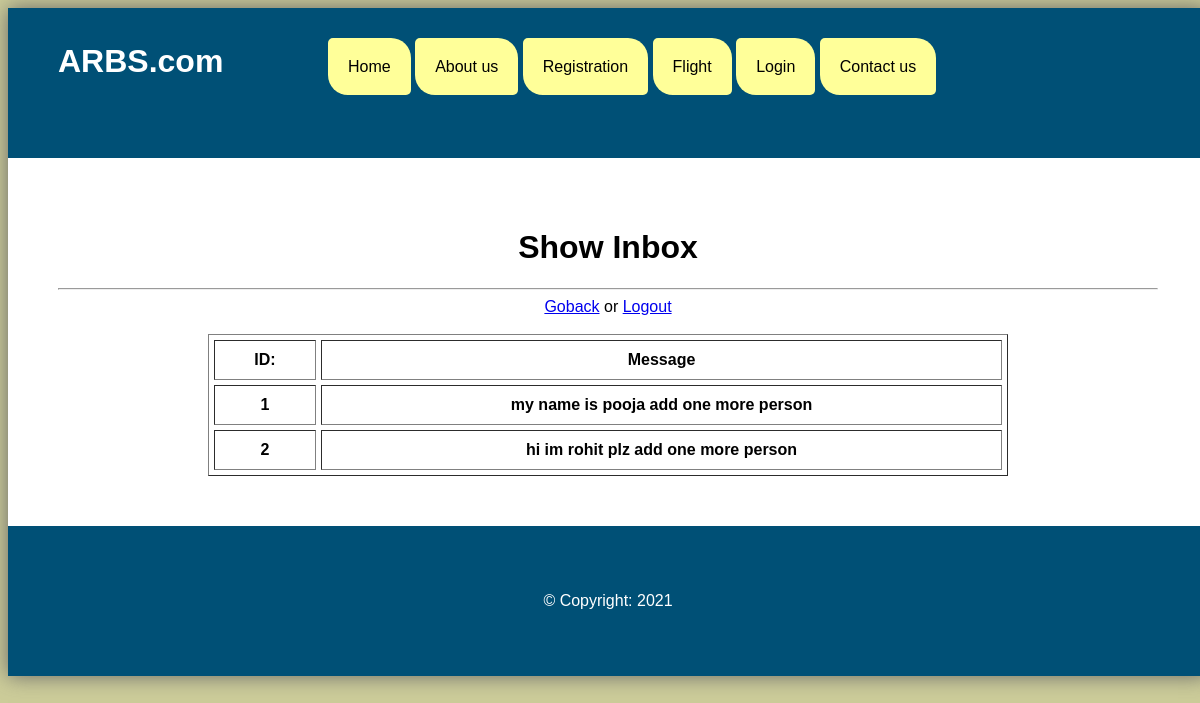
The app's page /flight_final/inbe.php (signed in) with its own data.
### tables this page shows
CREATE TABLE IF NOT EXISTS inbox (
  id int(11) NOT NULL AUTO_INCREMENT,
  inb varchar(500) NOT NULL,
  PRIMARY KEY (id)
);

### flight_final/inbe.php (the view, shortened to what this page needs)
<!DOCTYPE html PUBLIC "-//W3C//DTD XHTML 1.0 Transitional//EN" "http://www.w3.org/TR/xhtml1/DTD/xhtml1-transitional.dtd">
<html xmlns="http://www.w3.org/1999/xhtml">
<head>
<link href="style.css" type="text/css" rel="stylesheet">
</head>
<body>
<div class="main">
<div class="header">
<h1>ARBS.com</h1>
<div class="menu">
<ul>
<li><a href="index.php">Home</a></li>
<li><a href="about.php">About us</a></li>
<li><a href="reg.php">Registration</a></li>
<li><a href="flight_show.php">Flight</a></li>
<li><a href="log.php">Login</a></li>
<li><a href="contact.php">Contact us</a></li>
</ul>
</div>
</div>
<div class="mid">
<div class="log">
<center>
<h1>Show Inbox</h1>
<hr>
<a href="ad.php">Goback</a>
or
<a href="out.php">Logout</a>
<br />
<br />
<table border="1" cellpadding="10" width="800" cellspacing="5">
<tr>
<th width="80">ID:</th>
<th>Message</th>
</tr>
<?php
include("conn.php");
$q="select * from inbox";
$w=mysqli_query($conn,$q);
while($row=mysqli_fetch_array($w)):
?>
<tr>
<th width="80"><?php echo $row[0];?></th>
<th><?php echo $row[1];?></th>
</tr>
<?php
endwhile;
?>
</table>
</div>
</div>
<div class="footer">
<h3>&copy; Copyright: 2021</h3>
</div>
</div>
</body>
</html>

### flight_final/style.css (style rules this page uses)
* { font-family:Verdana, Geneva, sans-serif !important; }
body { background:#CC9; }
.main { margin:auto; width:1200px; height:auto; background:#FFF; box-shadow:0 0 20px #666; }
.header { height:150px; background:#005076; }
.mid { height:auto; background:#FFF; }
.footer { height:150px; background:#005076; color:#FFF; }
.header h1 { margin:auto; position:absolute; color:#FFF; margin-left:50px; margin-top:35px; }
.menu ul { margin:auto; list-style:none; margin-left:280px; margin-top:50px; position:absolute; }
.menu li { display:inline; background:#FF9; padding:20px; border-radius: 5px 20px 5px 20px; transition:background 1s, border-radius 1s; }
.menu a { color:#000; text-decoration:none; font-family:Verdana, Geneva, sans-serif; }
.footer h3 { margin:auto; text-align:center; line-height:150px; font-family:Verdana, Geneva, sans-serif; font-weight:100; font-size:16px; }
.log { padding:50px; }

### records on screen
inbox: id "1", inb "my name is pooja add one more person"
inbox: id "2", inb "hi im rohit plz add one more person"
